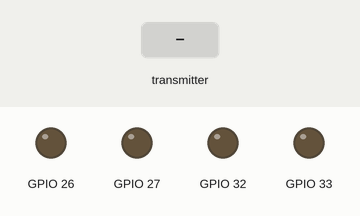
Bench run of a sketch on a simulated ESP32. On the bench: output pins drawn as LEDs (lit = HIGH). Inputs (shaded band) come from the test bench.

Above: at 1.2 s.
1.3 s: the transmitter starts sending fwd = 1
At 2.2 s:
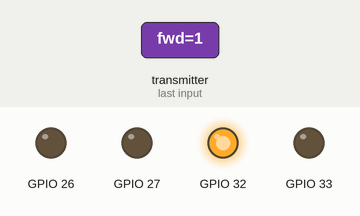
2.8 s: the transmitter starts sending bck = 1
At 3.3 s:
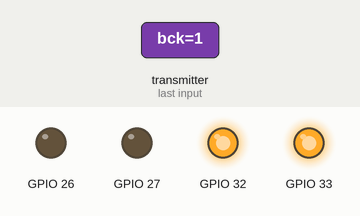
4.3 s: the transmitter starts sending lft = 1
At 5.5 s:
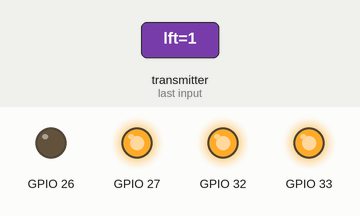
5.8 s: the transmitter starts sending rgt = 1
At 6.8 s:
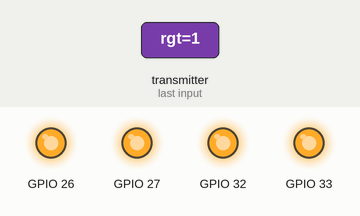
7.3 s: the transmitter starts sending fwd = 0
At 8.0 s:
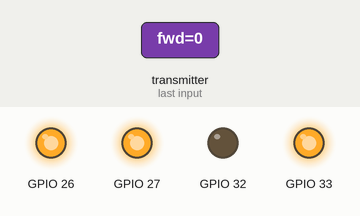
8.8 s: the transmitter starts sending bck = 0
At 9.1 s:
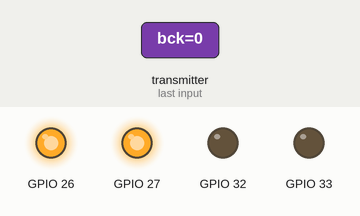
Timing chart, 0 to 11.3 s (numbered marks = the images above; inputs shaded):
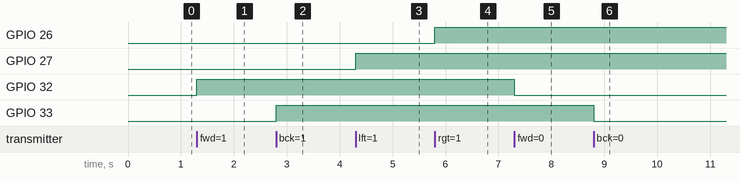

The sketch:

recv.ino
```cpp
#include <utility>
#include <esp_wifi.h>
#include <esp_now.h>
#include <WiFi.h>
#include "ik.cpp"

using namespace std;

const float thigh = 1;
const float foot = 1;

const float thigh_angle = 0;
const float foot_angle = 0;

typedef struct Directions {
  bool fwd;
  bool bck;
  bool lft;
  bool rgt;
} Directions;

Directions direction;

void dataRecv(const esp_now_recv_info_t *esp_now_info, const uint8_t * data, int dirSize){
  memcpy(&direction, data, dirSize);
  digitalWrite(32,direction.fwd);
  digitalWrite(33,direction.bck);
  digitalWrite(27,direction.lft);
  digitalWrite(26,direction.rgt);
}

void setup() {
  Serial.begin(115200);
  pinMode(32,OUTPUT);
  pinMode(33,OUTPUT);
  pinMode(27,OUTPUT);
  pinMode(26,OUTPUT);

  WiFi.mode(WIFI_STA);
  esp_wifi_set_ps(WIFI_PS_NONE);
  esp_wifi_set_channel(1, WIFI_SECOND_CHAN_NONE);
  if (esp_now_init() != ESP_OK) {
    ////////////Serial.println("Error initializing ESP-NOW");
    return;
  }
  esp_now_register_recv_cb(dataRecv);
}

void loop() {
}
```

ik.cpp
```cpp
#include<utility>
#include "ik.hpp"
#include <cmath>

using namespace std;

int inverse_top(float x, float y){
  float tan_value = y/x;
  return(atan(tan_value)*(180/M_PI));
}

pair<float,float> inverse_side(float x, float y, float a, float b){
  float c = sqrt(pow(x,2)+pow(y,2));
  float angle_a_c = acos((pow(a,2)-pow(b,2)+pow(c,2))/(2*c*a))*(180/M_PI);//compare to the middle one and use -90 - 90
  float angle_a_b = acos((pow(a,2)-pow(c,2)+pow(b,2))/(2*a*b))*(180/M_PI);//use value 0 - 180 na krub ee
  float angle_c_horizon = asin(y/c)*(180/M_PI);
  float angle_a_horizon = angle_a_c+angle_c_horizon;
  return make_pair(angle_a_horizon,angle_a_b);
}
```

ik.hpp
```cpp
#ifndef IK_HPP
#define IK_HPP
#include <utility>
#include <cmath>

using namespace std;

int inverse_top(float x, float y);

pair<float,float> inverse_side(float x, float y, float a, float b);

#endif
```

trapezoidal_profile.cpp
```cpp
using namespace std;
```

Measured:
- after the input at 1.3 s, GPIO 32: LOW → HIGH at once
- after the input at 2.8 s, GPIO 33: LOW → HIGH at once
- after the input at 4.3 s, GPIO 27: LOW → HIGH at once
- after the input at 5.8 s, GPIO 26: LOW → HIGH at once
- after the input at 7.3 s, GPIO 32: HIGH → LOW at once
- after the input at 8.8 s, GPIO 33: HIGH → LOW at once
